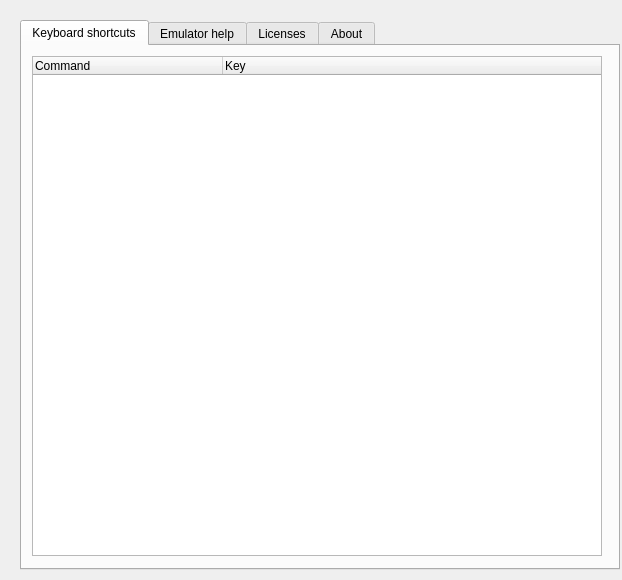
<?xml version="1.0" encoding="UTF-8"?>
<ui version="4.0">
 <class>HelpPage</class>
 <widget class="QWidget" name="HelpPage">
  <property name="geometry">
   <rect>
    <x>0</x>
    <y>0</y>
    <width>622</width>
    <height>580</height>
   </rect>
  </property>
  <property name="windowTitle">
   <string>Form</string>
  </property>
  <widget class="QTabWidget" name="help_tabs">
   <property name="geometry">
    <rect>
     <x>20</x>
     <y>20</y>
     <width>600</width>
     <height>550</height>
    </rect>
   </property>
   <property name="cursor">
    <cursorShape>ArrowCursor</cursorShape>
   </property>
   <property name="currentIndex">
    <number>0</number>
   </property>
   <widget class="QWidget" name="tab_3">
    <attribute name="title">
     <string>Keyboard shortcuts</string>
    </attribute>
    <widget class="QTableWidget" name="shortcutsTableWidget">
     <property name="geometry">
      <rect>
       <x>10</x>
       <y>10</y>
       <width>570</width>
       <height>500</height>
      </rect>
     </property>
     <property name="focusPolicy">
      <enum>Qt::NoFocus</enum>
     </property>
     <property name="editTriggers">
      <set>QAbstractItemView::NoEditTriggers</set>
     </property>
     <property name="selectionMode">
      <enum>QAbstractItemView::NoSelection</enum>
     </property>
     <property name="selectionBehavior">
      <enum>QAbstractItemView::SelectRows</enum>
     </property>
     <property name="showGrid">
      <bool>false</bool>
     </property>
     <property name="cornerButtonEnabled">
      <bool>false</bool>
     </property>
     <attribute name="horizontalHeaderDefaultSectionSize">
      <number>190</number>
     </attribute>
     <attribute name="horizontalHeaderStretchLastSection">
      <bool>true</bool>
     </attribute>
     <attribute name="verticalHeaderVisible">
      <bool>false</bool>
     </attribute>
     <attribute name="verticalHeaderDefaultSectionSize">
      <number>48</number>
     </attribute>
     <attribute name="verticalHeaderHighlightSections">
      <bool>false</bool>
     </attribute>
     <column>
      <property name="text">
       <string>Command</string>
      </property>
      <property name="textAlignment">
       <set>AlignLeading|AlignVCenter</set>
      </property>
     </column>
     <column>
      <property name="text">
       <string>Key</string>
      </property>
      <property name="textAlignment">
       <set>AlignLeading|AlignVCenter</set>
      </property>
     </column>
    </widget>
   </widget>
   <widget class="QWidget" name="tab_4">
    <attribute name="title">
     <string>Emulator help</string>
    </attribute>
    <widget class="QPushButton" name="help_docs">
     <property name="geometry">
      <rect>
       <x>4</x>
       <y>10</y>
       <width>145</width>
       <height>36</height>
      </rect>
     </property>
     <property name="font">
      <font>
       <family>Roboto</family>
       <pointsize>10</pointsize>
       <weight>75</weight>
       <bold>true</bold>
      </font>
     </property>
     <property name="cursor">
      <cursorShape>PointingHandCursor</cursorShape>
     </property>
     <property name="styleSheet">
      <string notr="true">Text-align:left; padding:3px;</string>
     </property>
     <property name="text">
      <string>DOCUMENTATION</string>
     </property>
     <property name="flat">
      <bool>true</bool>
     </property>
     <property name="ColorGroup" stdset="0">
      <string>Tool</string>
     </property>
    </widget>
    <widget class="QPushButton" name="help_fileBug">
     <property name="geometry">
      <rect>
       <x>4</x>
       <y>60</y>
       <width>145</width>
       <height>36</height>
      </rect>
     </property>
     <property name="font">
      <font>
       <family>Roboto</family>
       <pointsize>10</pointsize>
       <weight>75</weight>
       <bold>true</bold>
      </font>
     </property>
     <property name="cursor">
      <cursorShape>PointingHandCursor</cursorShape>
     </property>
     <property name="styleSheet">
      <string notr="true">Text-align:left; padding:3px;</string>
     </property>
     <property name="text">
      <string>FILE A BUG</string>
     </property>
     <property name="flat">
      <bool>true</bool>
     </property>
     <property name="ColorGroup" stdset="0">
      <string>Tool</string>
     </property>
    </widget>
    <widget class="QPushButton" name="help_sendFeedback">
     <property name="geometry">
      <rect>
       <x>4</x>
       <y>110</y>
       <width>145</width>
       <height>36</height>
      </rect>
     </property>
     <property name="font">
      <font>
       <family>Roboto</family>
       <pointsize>10</pointsize>
       <weight>75</weight>
       <bold>true</bold>
      </font>
     </property>
     <property name="cursor">
      <cursorShape>PointingHandCursor</cursorShape>
     </property>
     <property name="styleSheet">
      <string notr="true">Text-align:left; padding:3px;</string>
     </property>
     <property name="text">
      <string>SEND FEEDBACK</string>
     </property>
     <property name="flat">
      <bool>true</bool>
     </property>
     <property name="ColorGroup" stdset="0">
      <string>Tool</string>
     </property>
    </widget>
   </widget>
   <widget class="QWidget" name="tab">
    <attribute name="title">
     <string>Licenses</string>
    </attribute>
    <widget class="QTextBrowser" name="help_licenseText">
     <property name="geometry">
      <rect>
       <x>10</x>
       <y>10</y>
       <width>570</width>
       <height>500</height>
      </rect>
     </property>
     <property name="font">
      <font>
       <family>Roboto</family>
       <pointsize>10</pointsize>
      </font>
     </property>
    </widget>
   </widget>
   <widget class="QWidget" name="tab_5">
    <attribute name="title">
     <string>About</string>
    </attribute>
    <widget class="QPlainTextEdit" name="help_adbSerialNumberBox">
     <property name="enabled">
      <bool>true</bool>
     </property>
     <property name="geometry">
      <rect>
       <x>10</x>
       <y>28</y>
       <width>275</width>
       <height>31</height>
      </rect>
     </property>
     <property name="sizePolicy">
      <sizepolicy hsizetype="Fixed" vsizetype="Fixed">
       <horstretch>0</horstretch>
       <verstretch>0</verstretch>
      </sizepolicy>
     </property>
     <property name="font">
      <font>
       <family>Roboto</family>
       <pointsize>10</pointsize>
      </font>
     </property>
     <property name="verticalScrollBarPolicy">
      <enum>Qt::ScrollBarAlwaysOff</enum>
     </property>
     <property name="horizontalScrollBarPolicy">
      <enum>Qt::ScrollBarAlwaysOff</enum>
     </property>
     <property name="readOnly">
      <bool>true</bool>
     </property>
     <property name="plainText">
      <string notr="true">emulator-5554</string>
     </property>
    </widget>
    <widget class="QGroupBox" name="androidVersionTitle">
     <property name="geometry">
      <rect>
       <x>324</x>
       <y>10</y>
       <width>181</width>
       <height>21</height>
      </rect>
     </property>
     <property name="font">
      <font>
       <family>Roboto</family>
      </font>
     </property>
     <property name="styleSheet">
      <string notr="true">border: 0px;</string>
     </property>
     <property name="title">
      <string>Android version</string>
     </property>
     <property name="ColorGroup" stdset="0">
      <string>Title</string>
     </property>
    </widget>
    <widget class="QGroupBox" name="adbSerialNumberTitle">
     <property name="geometry">
      <rect>
       <x>10</x>
       <y>10</y>
       <width>181</width>
       <height>21</height>
      </rect>
     </property>
     <property name="font">
      <font>
       <family>Roboto</family>
      </font>
     </property>
     <property name="styleSheet">
      <string notr="true">border: 0px;</string>
     </property>
     <property name="title">
      <string>Emulator ADB serial number</string>
     </property>
     <property name="ColorGroup" stdset="0">
      <string>Title</string>
     </property>
    </widget>
    <widget class="QGroupBox" name="versionTitle">
     <property name="geometry">
      <rect>
       <x>10</x>
       <y>84</y>
       <width>181</width>
       <height>21</height>
      </rect>
     </property>
     <property name="font">
      <font>
       <family>Roboto</family>
      </font>
     </property>
     <property name="styleSheet">
      <string notr="true">border: 0px;</string>
     </property>
     <property name="title">
      <string>Emulator version</string>
     </property>
     <property name="ColorGroup" stdset="0">
      <string>Title</string>
     </property>
    </widget>
    <widget class="QPlainTextEdit" name="help_versionBox">
     <property name="enabled">
      <bool>true</bool>
     </property>
     <property name="geometry">
      <rect>
       <x>10</x>
       <y>102</y>
       <width>275</width>
       <height>31</height>
      </rect>
     </property>
     <property name="sizePolicy">
      <sizepolicy hsizetype="Fixed" vsizetype="Fixed">
       <horstretch>0</horstretch>
       <verstretch>0</verstretch>
      </sizepolicy>
     </property>
     <property name="font">
      <font>
       <family>Roboto</family>
       <pointsize>10</pointsize>
      </font>
     </property>
     <property name="accessibleName">
      <string notr="true"/>
     </property>
     <property name="verticalScrollBarPolicy">
      <enum>Qt::ScrollBarAlwaysOff</enum>
     </property>
     <property name="horizontalScrollBarPolicy">
      <enum>Qt::ScrollBarAlwaysOff</enum>
     </property>
     <property name="undoRedoEnabled">
      <bool>false</bool>
     </property>
     <property name="readOnly">
      <bool>true</bool>
     </property>
     <property name="plainText">
      <string>1.4</string>
     </property>
    </widget>
    <widget class="QPlainTextEdit" name="help_androidVersionBox">
     <property name="enabled">
      <bool>true</bool>
     </property>
     <property name="geometry">
      <rect>
       <x>324</x>
       <y>28</y>
       <width>265</width>
       <height>31</height>
      </rect>
     </property>
     <property name="sizePolicy">
      <sizepolicy hsizetype="Fixed" vsizetype="Fixed">
       <horstretch>0</horstretch>
       <verstretch>0</verstretch>
      </sizepolicy>
     </property>
     <property name="font">
      <font>
       <family>Roboto</family>
       <pointsize>10</pointsize>
      </font>
     </property>
     <property name="accessibleName">
      <string notr="true"/>
     </property>
     <property name="verticalScrollBarPolicy">
      <enum>Qt::ScrollBarAlwaysOff</enum>
     </property>
     <property name="horizontalScrollBarPolicy">
      <enum>Qt::ScrollBarAlwaysOff</enum>
     </property>
     <property name="undoRedoEnabled">
      <bool>false</bool>
     </property>
     <property name="readOnly">
      <bool>true</bool>
     </property>
     <property name="plainText">
      <string>Unknown API version</string>
     </property>
    </widget>
    <widget class="QPlainTextEdit" name="help_latestVersionBox">
     <property name="enabled">
      <bool>true</bool>
     </property>
     <property name="geometry">
      <rect>
       <x>324</x>
       <y>102</y>
       <width>265</width>
       <height>31</height>
      </rect>
     </property>
     <property name="sizePolicy">
      <sizepolicy hsizetype="Fixed" vsizetype="Fixed">
       <horstretch>0</horstretch>
       <verstretch>0</verstretch>
      </sizepolicy>
     </property>
     <property name="font">
      <font>
       <family>Roboto</family>
       <pointsize>10</pointsize>
      </font>
     </property>
     <property name="accessibleName">
      <string notr="true"/>
     </property>
     <property name="verticalScrollBarPolicy">
      <enum>Qt::ScrollBarAlwaysOff</enum>
     </property>
     <property name="horizontalScrollBarPolicy">
      <enum>Qt::ScrollBarAlwaysOff</enum>
     </property>
     <property name="undoRedoEnabled">
      <bool>false</bool>
     </property>
     <property name="readOnly">
      <bool>true</bool>
     </property>
     <property name="plainText">
      <string>Unavailable</string>
     </property>
    </widget>
    <widget class="QGroupBox" name="availVersionTitle">
     <property name="geometry">
      <rect>
       <x>324</x>
       <y>84</y>
       <width>221</width>
       <height>21</height>
      </rect>
     </property>
     <property name="font">
      <font>
       <family>Roboto</family>
      </font>
     </property>
     <property name="styleSheet">
      <string notr="true">border: 0px;</string>
     </property>
     <property name="title">
      <string>Latest available emulator version</string>
     </property>
     <property name="ColorGroup" stdset="0">
      <string>Title</string>
     </property>
    </widget>
    <zorder>adbSerialNumberTitle</zorder>
    <zorder>availVersionTitle</zorder>
    <zorder>help_adbSerialNumberBox</zorder>
    <zorder>androidVersionTitle</zorder>
    <zorder>versionTitle</zorder>
    <zorder>help_versionBox</zorder>
    <zorder>help_androidVersionBox</zorder>
    <zorder>help_latestVersionBox</zorder>
   </widget>
  </widget>
 </widget>
 <resources/>
 <connections/>
</ui>
